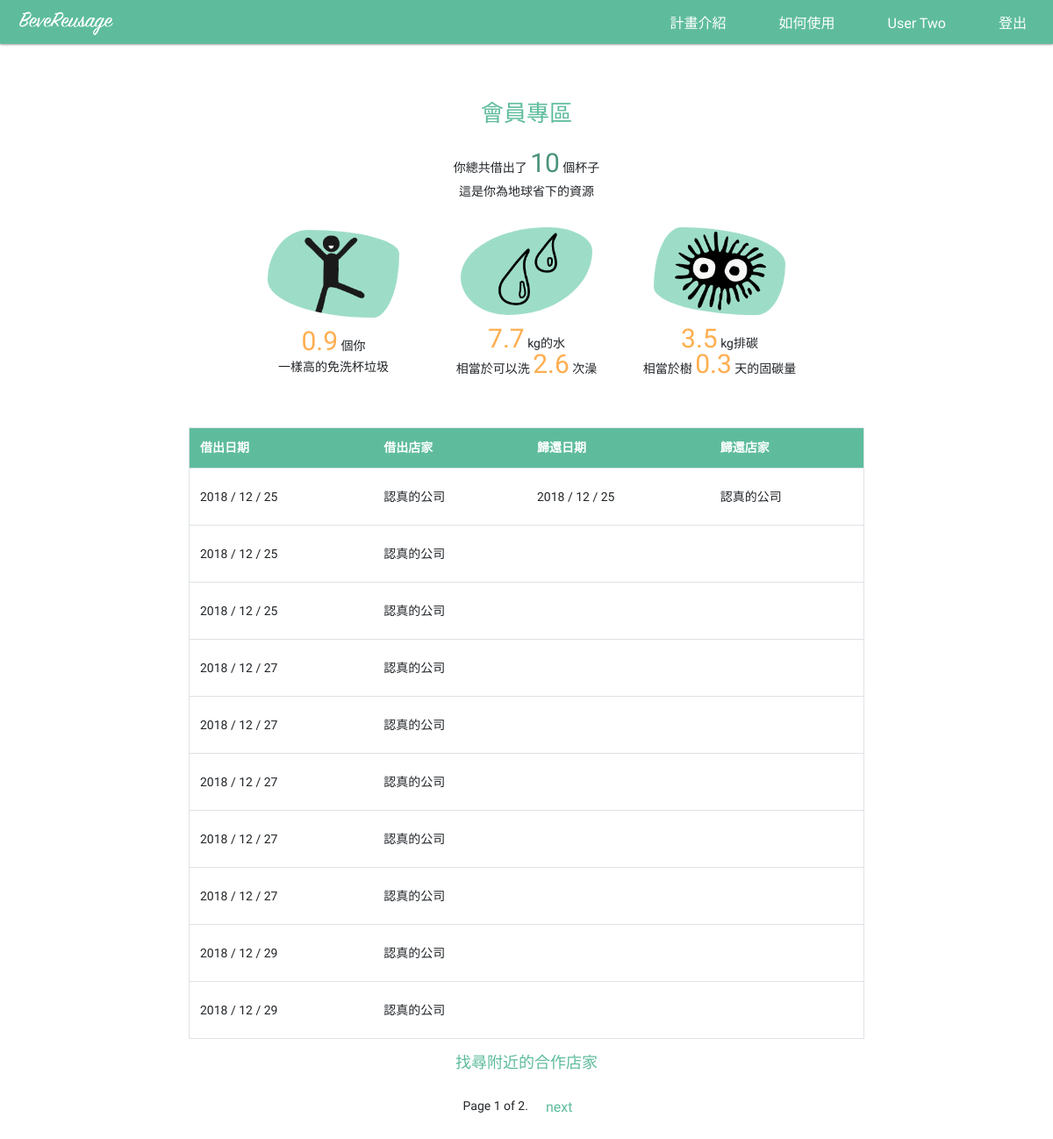
Page /interaction/customer/mycups/ (signed in) on the committed database.
### interaction/models.py (models this page shows, shortened)
class CupUser(AbstractUser):
    username = models.CharField(
        error_messages={'unique': '有人使用這個名字了'},
        help_text='',
        max_length=150,
        unique=True,
        validators=[UnicodeUsernameValidator()],
        verbose_name='用戶名'
    )
    password = models.CharField(max_length=128, verbose_name='密碼')
    last_name = models.CharField(blank=True, max_length=150, verbose_name='姓氏')
    first_name = models.CharField(blank=True, max_length=30, verbose_name='名字')
    title = models.CharField(blank=True, null=True, max_length=300, verbose_name='公司稱號')
    address = models.CharField(blank=True, null=True, max_length=300, verbose_name='地址')
    phone_number = models.CharField(blank=True, null=True, max_length=10, help_text='e.g. 0912345678', verbose_name='電話號碼')
    is_customer = models.BooleanField(default=False, verbose_name='customer status')
    is_business = models.BooleanField(default=False, verbose_name='business status')
    @property
    def name(self):
        if self.first_name and self.last_name:
            english = r'(^[A-Za-z]+$)'
            if re.match(english, self.first_name+self.last_name):
                return ("%s %s" % (self.first_name, self.last_name))
            else:
                return self.last_name+self.first_name
        elif self.title:
            return self.title
        else:
            return self.username

class Record(models.Model):
    cup = models.ForeignKey('Cup', on_delete=models.SET_NULL, blank=True, null=True)
    user = models.ForeignKey('CupUser', related_name='user', on_delete=models.SET_NULL, blank=True, null=True)
    source = models.ForeignKey('CupUser', related_name='source', on_delete=models.SET_NULL, blank=True, null=True)
    destination = models.ForeignKey('CupUser', related_name='destination', on_delete=models.SET_NULL, blank=True, null=True)
    returned_at = models.DateTimeField(auto_now=True)        # record 被更新的時間就是杯子被還回來的時間
    loaned_out_at = models.DateTimeField(auto_now_add=True)  # 杯子被租出去的時間就是 record 建立的時間
    class meta:
        ordering = ['-loaned_out_at']

### interaction/views/customer.py (the view)
# urls.py: path('customer/mycups/', customer.CustomerRecordListView.as_view(), name='customer-view-cups'),
class CustomerRecordListView(LoginRequiredMixin, ListView):
    model = Record
    template_name ='customer_record.html'
    context_object_name = 'checked_out_records' # default is 'record_list'
    paginate_by = 10
    def get_queryset(self):
        return Record.objects.filter(user=self.request.user).order_by('loaned_out_at')

### interaction/templates/customer_record.html (shortened to what this page needs)
{% extends "base_generic.html" %}
{% block content %}
  {% if checked_out_records %}
   <h1>會員專區</h1>
   <div>
      <p>你總共借出了 <span id='customer-cup-count'>{{ checked_out_records | length }}</span> 個杯子
      </br>這是你為地球省下的資源
      </p>
      {% include "game_stats.html" %}
    </div>
    <div class="table_sec col-md-8">
      <table class="table table-hover">
        <thead class="table-head">
          <tr>
            <th scope="col">借出日期</th>
            <th scope="col">借出店家</th>
            <th scope="col">歸還日期</th>
            <th scope="col">歸還店家</th>
          </tr>
        </thead>
        {% for record in checked_out_records %}
        <tbody>
          <tr>
            <td>{{ record.loaned_out_at|date:"Y / m / d" }}</td>
            <td>{{ record.source.name }}</td>
            <td>{% if record.destination %} {{ record.returned_at|date:"Y / m / d" }} {% endif %}</td>
            <td>{{ record.destination.name }}</td>
          </tr>
        </tbody>
        {% endfor %}
      </table>
    </div>
  {% else %}
    <h3>歡迎！開始使用環保杯吧！</h3>
  {% endif %}
  <div class="col-md-12">
    <h3>找尋附近的合作店家</h3>
  </div>
  {% load static %}
{% endblock %}

### interaction/templates/nav_bar.html (shortened to what this page needs)
<nav class="col-12 navbar">
  <a class="logo" href="{% url 'index' %}">
    {% load static %}
    <img class="navbar-logo" src="{% static 'asset/1x/logo_word.png' %}" alt="">
  </a>
  <div class="nav-toggler navbar-collapse">
    <div class="menu">
      <ul class="nav-list">
        <li class="nav-item">
          <a class="nav-link" href="/#sec_plan">計畫介紹</a>
        </li>
        <li class="nav-item">
          <a class="nav-link" href="/#sec_usage">如何使用</a>
        </li>
          {% if user.is_authenticated %}
            {% if user.is_customer %}
              <li class="nav-item"><a class="nav-link" href="{% url 'customer-view-cups' %}">{{ user.name }}</a></li>
            {% elif user.is_business %}
              <li class="nav-item"><a class="nav-link" href="{% url 'business-manage-cups' %}">{{ user.name }}</a></li>
            {% else %}
              <li class="nav-item nav-link"></li>
              <li class="nav-item"><a class="nav-link" href="">你是 {{ user.name }}</a></li>
              <li class="nav-item"><a class="nav-link" href="{% url 'customer-view-cups' %}">顧客頁面</a></li>
              <li class="nav-item"><a class="nav-link" href="{% url 'business-manage-cups' %}">商家頁面</a></li>
            {% endif %}
            <li class="nav-item"><a class="nav-link" href="{% url 'logout' %}?next="/" ">登出</a></li>
          {% endif %}
        </ul>
    </div>
  </div>
</nav>
{% load static %}

### interaction/static/css/styles.css (style rules this page uses)
body, html { position: relative; padding:0; margin:0; width:100vw; font-family: 'Josefin Sans', sans-serif,'LiHei Pro'; }
html { scroll-behavior: smooth; }
:root { --color-main:#5EBC9D; --color-text:#ffffff; --color-second:#efefef; --color-shadow:#454545; --color-warning:#FFAE51; --color-btn:#49937B; --color-light:#9DDDC8; }
.navbar { display: flex; flex-direction: row nowrap; justify-content: space-between; position: fixed; top:0; height:50px; z-index: 100; background-color:var(--color-main); box-shadow: 0px 0px 3px var(--color-shadow); padding:0px 10px ; }
.nav-list { height:100vh !important; display: flex; flex-direction: column; justify-content: center; }
.logo { z-index:101; margin:0 auto; }
.navbar-logo { height:40px; width:130px; }
.menu { display: flex; flex-direction: column; justify-content: center; align-items: center; overflow: hidden; height: 0; transition: height 1s; position: absolute; top:0; right:0; left: 0; background-color: var(--color-main); }
ul { list-style: none; padding: 0; }
.nav-list { top:50px; height:50px; }
.nav-item { display: flex; justify-content: center; padding:15px 0px; }
.nav-link { display: block; color:var(--color-text); font-size:16px; line-height: 34px; padding:10px; font-weight:500; text-decoration: none; transition: all 0.3s; height:100%; text-align: center; -webkit-flex: 1; -ms-flex: 1; flex: 1; }
.nav-link::after { display: block; opacity:0; content: ""; height:2px; background-color: var(--color-text); }
h1 { color: var(--color-main); text-align: center; font-size:24px; padding:10px 0; width: 100%; }
h3 { color: var(--color-main); font-size: 16px; text-align: center; width: 100%; }
p { text-align: center; font-weight:500; font-size:14px; margin:0; padding-bottom: 20px; }
td { padding: 5px 5px; }
#customer-cup-count { font-size: 30px; color:var(--color-btn); }
.table_sec { padding-top:30px; display: flex; -webkit-display:flex; justify-content: center; }
.table { border-radius: 5px; border:1px solid #dee2e6; }
.table-head { background-color: var(--color-main); color: var(--color-text); }
.table tbody+tbody { border-top:1px solid #dee2e6; }
.table td { vertical-align: center; font-size:12px; }
td { line-height: 40px; }
.table thead th { border:none; font-size:14px; }
@media (min-width:650px) { h1 { font-size: 26px; } }
@media (min-width:650px) { h3 { font-size:18px; } }
@media (min-width:650px) { p { font-size:14px; } }
@media (min-width:650px) { .logo { margin:auto 0; } }
@media (min-width:650px) { .nav-toggler { display: flex; -webkit-display:flex; justify-content: space-between; } }
@media (min-width:650px) { .menu { flex-direction: row; justify-content: flex-end; top:0; float: right; height: 50px; transition: none; background-color: none; padding-top: 10px; padding-bottom: 10px; } }
@media (min-width:650px) { .nav-list { display: flex; -webkit-display:flex; flex-direction: row; justify-content: center; height:100% !important; } }
@media (min-width:650px) { .nav-item { padding:0px 20px; } }
@media (min-width:650px) { .navbar { background-color: none; } }
@media (min-width:650px) { .nav-list { height:30px; } }
@media (min-width:650px) { .menu { background-color: transparent; top:0; flex-direction: row; align-items: flex-start; overflow: unset; } }
@media (min-width:650px) { .nav-link { padding-top:0px; } }
@media (min-width:650px) { .table td { vertical-align: center; font-size:14px; } }

### rows in the picture
CupUser: name "User Two"
Record: loaned_out_at "2018 / 12 / 25", source.name "認真的公司", returned_at "2018 / 12 / 25", destination.name "認真的公司"
Record: loaned_out_at "2018 / 12 / 25", source.name "認真的公司"
Record: loaned_out_at "2018 / 12 / 25", source.name "認真的公司"
Record: loaned_out_at "2018 / 12 / 27", source.name "認真的公司"
Record: loaned_out_at "2018 / 12 / 27", source.name "認真的公司"
Record: loaned_out_at "2018 / 12 / 27", source.name "認真的公司"
Record: loaned_out_at "2018 / 12 / 27", source.name "認真的公司"
Record: loaned_out_at "2018 / 12 / 27", source.name "認真的公司"
Record: loaned_out_at "2018 / 12 / 29", source.name "認真的公司"
Record: loaned_out_at "2018 / 12 / 29", source.name "認真的公司"

### other values in the picture
{{ checked_out_records | length }} "10"
{{ page_obj.number }} "1"
{{ page_obj.paginator.num_pages }} "2"
